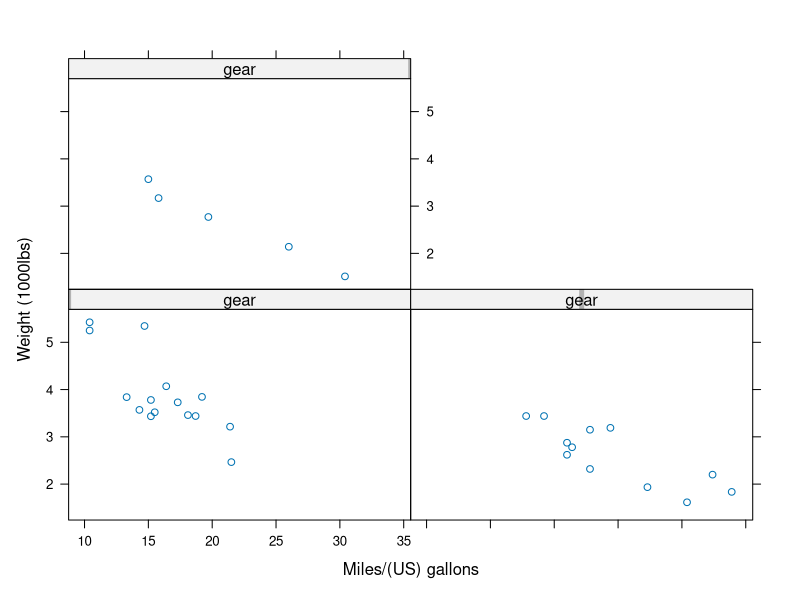

Here is the R script that generated this plot:
library(lattice)

input <- mtcars[,c('wt','mpg','gear')]

xyplot(wt~mpg | gear,
       data=input,
       xlab = "Miles/(US) gallons",
       ylab = "Weight (1000lbs)")
